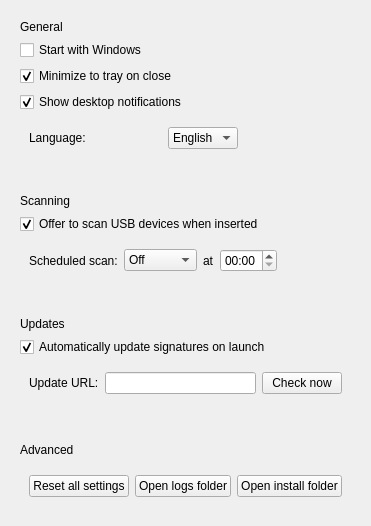
             <widget class="QWidget" name="settingsScrollContents">
              <property name="geometry">
               <rect>
                <x>0</x>
                <y>0</y>
                <width>368</width>
                <height>526</height>
               </rect>
              </property>
              <layout class="QVBoxLayout" name="settingsInnerLayout">
               <property name="spacing">
                <number>18</number>
               </property>
               <item>
                <widget class="verax::SurfaceCard" name="cardGeneral">
                 <layout class="QVBoxLayout" name="cardGeneralLayout">
                  <item>
                   <widget class="QLabel" name="lblGeneralTitle">
                    <property name="text">
                     <string>General</string>
                    </property>
                   </widget>
                  </item>
                  <item>
                   <widget class="QCheckBox" name="cbStartWithWindows">
                    <property name="text">
                     <string>Start with Windows</string>
                    </property>
                   </widget>
                  </item>
                  <item>
                   <widget class="QCheckBox" name="cbMinimizeToTray">
                    <property name="text">
                     <string>Minimize to tray on close</string>
                    </property>
                    <property name="checked">
                     <bool>true</bool>
                    </property>
                   </widget>
                  </item>
                  <item>
                   <widget class="QCheckBox" name="cbShowNotifications">
                    <property name="text">
                     <string>Show desktop notifications</string>
                    </property>
                    <property name="checked">
                     <bool>true</bool>
                    </property>
                   </widget>
                  </item>
                  <item>
                   <widget class="QWidget" name="rowLanguage" native="true">
                    <layout class="QHBoxLayout" name="rowLanguageLayout">
                     <item>
                      <widget class="QLabel" name="lblLanguageHeader">
                       <property name="text">
                        <string>Language:</string>
                       </property>
                      </widget>
                     </item>
                     <item>
                      <widget class="verax::FlagIcon" name="flagEn" native="true">
                       <property name="minimumSize">
                        <size>
                         <width>32</width>
                         <height>22</height>
                        </size>
                       </property>
                      </widget>
                     </item>
                     <item>
                      <widget class="verax::FlagIcon" name="flagAr" native="true">
                       <property name="minimumSize">
                        <size>
                         <width>32</width>
                         <height>22</height>
                        </size>
                       </property>
                      </widget>
                     </item>
                     <item>
                      <widget class="QComboBox" name="comboLanguage">
                       <item>
                        <property name="text">
                         <string>English</string>
                        </property>
                       </item>
                       <item>
                        <property name="text">
                         <string>العربية</string>
                        </property>
                       </item>
                      </widget>
                     </item>
                     <item>
                      <spacer name="langSp">
                       <property name="orientation">
                        <enum>Qt::Horizontal</enum>
                       </property>
                       <property name="sizeHint" stdset="0">
                        <size>
                         <width>0</width>
                         <height>0</height>
                        </size>
                       </property>
                      </spacer>
                     </item>
                    </layout>
                   </widget>
                  </item>
                 </layout>
                </widget>
               </item>
               <item>
                <widget class="verax::SurfaceCard" name="cardScanning">
                 <layout class="QVBoxLayout" name="cardScanningLayout">
                  <item>
                   <widget class="QLabel" name="lblScanningTitle">
                    <property name="text">
                     <string>Scanning</string>
                    </property>
                   </widget>
                  </item>
                  <item>
                   <widget class="QCheckBox" name="cbScanUsbOnInsert">
                    <property name="text">
                     <string>Offer to scan USB devices when inserted</string>
                    </property>
                    <property name="checked">
                     <bool>true</bool>
                    </property>
                   </widget>
                  </item>
                  <item>
                   <widget class="QWidget" name="rowSchedule" native="true">
                    <layout class="QHBoxLayout" name="rowScheduleLayout">
                     <item>
                      <widget class="QLabel" name="lblScheduleHeader">
                       <property name="text">
                        <string>Scheduled scan:</string>
                       </property>
                      </widget>
                     </item>
                     <item>
                      <widget class="QComboBox" name="comboScheduledScan">
                       <item>
                        <property name="text">
                         <string>Off</string>
                        </property>
                       </item>
                       <item>
                        <property name="text">
                         <string>Daily</string>
                        </property>
                       </item>
                       <item>
                        <property name="text">
                         <string>Weekly</string>
                        </property>
                       </item>
                       <item>
                        <property name="text">
                         <string>Monthly</string>
                        </property>
                       </item>
                      </widget>
                     </item>
                     <item>
                      <widget class="QLabel" name="lblScheduleAt">
                       <property name="text">
                        <string>at</string>
                       </property>
                      </widget>
                     </item>
                     <item>
                      <widget class="QTimeEdit" name="editScheduledTime">
                       <property name="displayFormat">
                        <string notr="true">HH:mm</string>
                       </property>
                      </widget>
                     </item>
                     <item>
                      <spacer name="schedSp">
                       <property name="orientation">
                        <enum>Qt::Horizontal</enum>
                       </property>
                       <property name="sizeHint" stdset="0">
                        <size>
                         <width>0</width>
                         <height>0</height>
                        </size>
                       </property>
                      </spacer>
                     </item>
                    </layout>
                   </widget>
                  </item>
                 </layout>
                </widget>
               </item>
               <item>
                <widget class="verax::SurfaceCard" name="cardUpdates">
                 <layout class="QVBoxLayout" name="cardUpdatesLayout">
                  <item>
                   <widget class="QLabel" name="lblUpdatesTitle">
                    <property name="text">
                     <string>Updates</string>
                    </property>
                   </widget>
                  </item>
                  <item>
                   <widget class="QCheckBox" name="cbAutoUpdateSignatures">
                    <property name="text">
                     <string>Automatically update signatures on launch</string>
                    </property>
                    <property name="checked">
                     <bool>true</bool>
                    </property>
                   </widget>
                  </item>
                  <item>
                   <widget class="QWidget" name="rowUpdateUrl" native="true">
                    <layout class="QHBoxLayout" name="rowUpdateUrlLayout">
                     <item>
                      <widget class="QLabel" name="lblUpdateUrlHeader">
                       <property name="text">
                        <string>Update URL:</string>
                       </property>
                      </widget>
                     </item>
                     <item>
                      <widget class="QLineEdit" name="editUpdateUrl"/>
                     </item>
                     <item>
                      <widget class="QPushButton" name="btnCheckUpdatesNow">
                       <property name="text">
                        <string>Check now</string>
                       </property>
                      </widget>
                     </item>
                    </layout>
                   </widget>
                  </item>
                 </layout>
                </widget>
               </item>
               <item>
                <widget class="verax::SurfaceCard" name="cardAdvanced">
                 <layout class="QVBoxLayout" name="cardAdvancedLayout">
                  <item>
                   <widget class="QLabel" name="lblAdvancedTitle">
                    <property name="text">
                     <string>Advanced</string>
                    </property>
                   </widget>
                  </item>
                  <item>
                   <widget class="QWidget" name="rowAdvancedBtns" native="true">
                    <layout class="QHBoxLayout" name="rowAdvancedBtnsLayout">
                     <item>
                      <widget class="QPushButton" name="btnResetSettings">
                       <property name="text">
                        <string>Reset all settings</string>
                       </property>
                       <property name="property" stdset="0">
                        <string notr="true">danger</string>
                       </property>
                      </widget>
                     </item>
                     <item>
                      <widget class="QPushButton" name="btnOpenLogs">
                       <property name="text">
                        <string>Open logs folder</string>
                       </property>
                      </widget>
                     </item>
                     <item>
                      <widget class="QPushButton" name="btnOpenInstallDir">
                       <property name="text">
                        <string>Open install folder</string>
                       </property>
                      </widget>
                     </item>
                     <item>
                      <spacer name="advSp">
                       <property name="orientation">
                        <enum>Qt::Horizontal</enum>
                       </property>
                       <property name="sizeHint" stdset="0">
                        <size>
                         <width>0</width>
                         <height>0</height>
                        </size>
                       </property>
                      </spacer>
                     </item>
                    </layout>
                   </widget>
                  </item>
                 </layout>
                </widget>
               </item>
              </layout>
             </widget>
